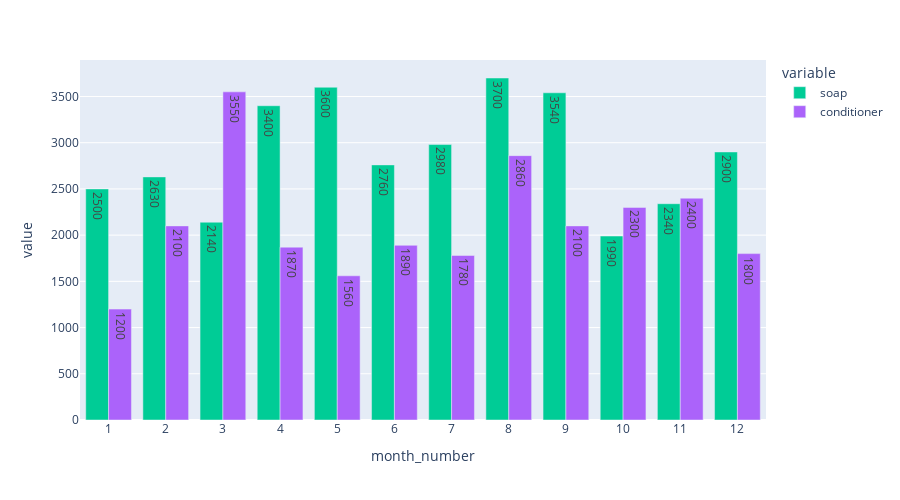

Notebook code for this chart:
### Markdown cell above
#### d. In a grouped bar chart plot sales of soap and conditioners over months.

### Code cell
fig = px.bar(df, x=df["month_number"], y=['soap',"conditioner"],
              barmode='group',text_auto=True,orientation='v',
             height=500,
             color_discrete_map={
        'some_group': 'red',
        'some_other_group': 'green'
    }

    )
#fig.update_traces(marker_color=['gold'])
fig.update_xaxes(type='category')
fig.update_layout(hovermode="x unified")
fig.show()

# soap and conditioners

### Figure 1 — Plotly figure (JSON) as saved in the notebook; plotly's stock layout.template omitted (floating-point values rounded to 4 significant figures)
{"data": [{"alignmentgroup": "True", "hovertemplate": "variable=soap<br>month_number=%{x}<br>value=%{y}<extra></extra>", "legendgroup": "soap", "marker": {"color": "#00cc96", "pattern": {"shape": ""}}, "name": "soap", "offsetgroup": "soap", "orientation": "v", "showlegend": true, "textposition": "auto", "texttemplate": "%{y}", "type": "bar", "x": [1, 2, 3, 4, 5, 6, 7, 8, 9, 10, 11, 12], "xaxis": "x", "y": [2500, 2630, 2140, 3400, 3600, 2760, 2980, 3700, 3540, 1990, 2340, 2900], "yaxis": "y"}, {"alignmentgroup": "True", "hovertemplate": "variable=conditioner<br>month_number=%{x}<br>value=%{y}<extra></extra>", "legendgroup": "conditioner", "marker": {"color": "#ab63fa", "pattern": {"shape": ""}}, "name": "conditioner", "offsetgroup": "conditioner", "orientation": "v", "showlegend": true, "textposition": "auto", "texttemplate": "%{y}", "type": "bar", "x": [1, 2, 3, 4, 5, 6, 7, 8, 9, 10, 11, 12], "xaxis": "x", "y": [1200, 2100, 3550, 1870, 1560, 1890, 1780, 2860, 2100, 2300, 2400, 1800], "yaxis": "y"}], "layout": {"barmode": "group", "height": 500, "hovermode": "x unified", "legend": {"title": {"text": "variable"}, "tracegroupgap": 0}, "margin": {"t": 60}, "xaxis": {"anchor": "y", "domain": [0, 1], "title": {"text": "month_number"}, "type": "category"}, "yaxis": {"anchor": "x", "domain": [0, 1], "title": {"text": "value"}}}}
